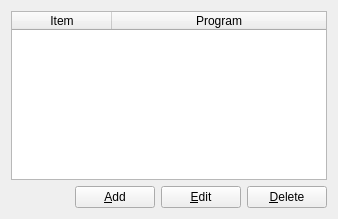
<?xml version="1.0" encoding="UTF-8"?>
<ui version="4.0">
 <class>MenuConfigBase</class>
 <widget class="QWidget" name="MenuConfigBase">
  <property name="geometry">
   <rect>
    <x>0</x>
    <y>0</y>
    <width>338</width>
    <height>219</height>
   </rect>
  </property>
  <property name="windowTitle">
   <string>Form1</string>
  </property>
  <layout class="QVBoxLayout">
   <property name="spacing">
    <number>6</number>
   </property>
   <property name="margin">
    <number>11</number>
   </property>
   <item>
    <widget class="QTableWidget" name="lstMenu">
     <property name="selectionBehavior">
      <enum>QAbstractItemView::SelectRows</enum>
     </property>
     <property name="showGrid">
      <bool>false</bool>
     </property>
     <property name="wordWrap">
      <bool>false</bool>
     </property>
     <attribute name="horizontalHeaderStretchLastSection">
      <bool>true</bool>
     </attribute>
     <attribute name="verticalHeaderVisible">
      <bool>false</bool>
     </attribute>
     <attribute name="verticalHeaderVisible">
      <bool>false</bool>
     </attribute>
     <attribute name="horizontalHeaderStretchLastSection">
      <bool>true</bool>
     </attribute>
     <column>
      <property name="text">
       <string>Item</string>
      </property>
     </column>
     <column>
      <property name="text">
       <string>Program</string>
      </property>
     </column>
    </widget>
   </item>
   <item>
    <layout class="QHBoxLayout">
     <property name="spacing">
      <number>6</number>
     </property>
     <property name="margin">
      <number>0</number>
     </property>
     <item>
      <spacer name="Spacer1">
       <property name="orientation">
        <enum>Qt::Horizontal</enum>
       </property>
       <property name="sizeType">
        <enum>QSizePolicy::Expanding</enum>
       </property>
       <property name="sizeHint" stdset="0">
        <size>
         <width>20</width>
         <height>20</height>
        </size>
       </property>
      </spacer>
     </item>
     <item>
      <widget class="QPushButton" name="btnAdd">
       <property name="text">
        <string>&amp;Add</string>
       </property>
      </widget>
     </item>
     <item>
      <widget class="QPushButton" name="btnEdit">
       <property name="text">
        <string>&amp;Edit</string>
       </property>
      </widget>
     </item>
     <item>
      <widget class="QPushButton" name="btnRemove">
       <property name="text">
        <string>&amp;Delete</string>
       </property>
      </widget>
     </item>
    </layout>
   </item>
  </layout>
 </widget>
 <resources/>
 <connections/>
</ui>
